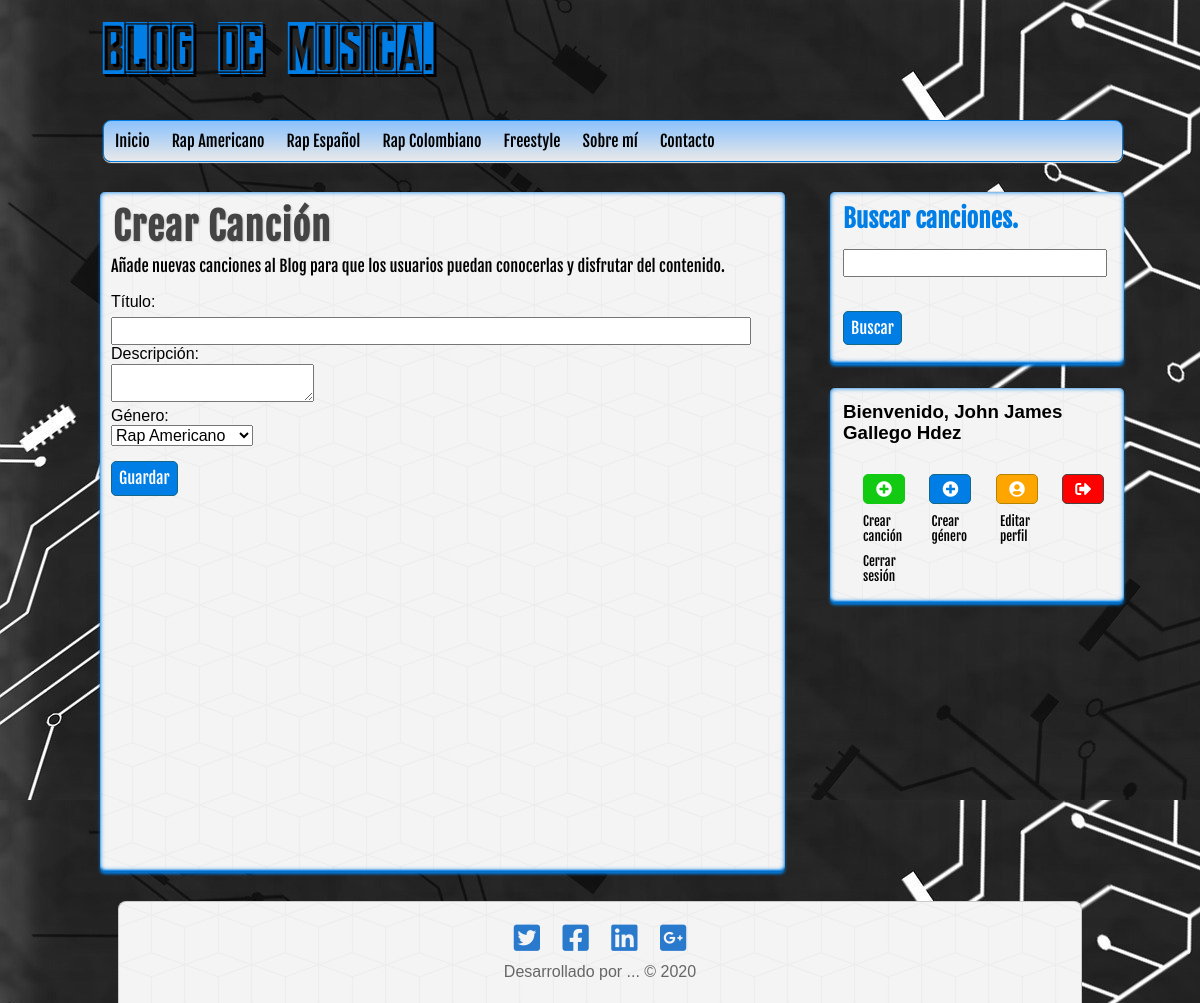
The app's page /crear-canciones.php (signed in) with its own data.
### tables this page shows
CREATE TABLE IF NOT EXISTS `categorias` (
  `id` int(11) NOT NULL AUTO_INCREMENT,
  `nombre` varchar(100) DEFAULT NULL,
  PRIMARY KEY (`id`)
);

### includes/helpers.php (called while the page is built, shortened)
<?php
function mostrarCategorias($conexion){
    $sql = "SELECT * FROM categorias ORDER BY id ASC";
    $categorias = mysqli_query($conexion, $sql);
    $resultado = array();
    if ( $categorias && mysqli_num_rows($categorias) >= 1 ) {
        $resultado = $categorias;
    }
    return $resultado;
}
?>

### src/crear-canciones.php (the view, shortened to what this page needs)
<?php
require_once '../includes/cabecera.php';
require_once '../includes/lateral.php';
?>
<div id = "principal">
    <h1>Crear Canción</h1>
    <p>Añade nuevas canciones al Blog para que los usuarios puedan conocerlas y disfrutar del contenido.</p><br>
    <form action="guardar-cancion.php" method="POST">
        <label for="titulo">Título:</label>
        <input type="text" name="titulo">
        <label for="descripcion">Descripción:</label>
        <textarea name="descripcion"></textarea>
        <label for="categoria">Género:</label>
        <select name="categoria" >
            <?php $categorias = mostrarCategorias($db);
                    if ( !empty($categorias) ):
                        while ( $categoria = mysqli_fetch_assoc($categorias)):
            ?>
                <option value="<?=$categoria['id']?>">
                    <?=$categoria['nombre']?>
                </option>
            <?php
                        endwhile;
                    endif;
            ?>
        </select>
        <input type="submit" value="Guardar">
    </form>
</div>
<?php require_once '../includes/pie.php';?>

### includes/cabecera.php (shortened to what this page needs)
<?php
require_once 'conexion.php';
require_once 'helpers.php';
?>
<!DOCTYPE html>
<html lang="es">
    <head>
        <link rel="stylesheet" href="https://use.fontawesome.com/releases/v5.8.1/css/all.css">
        <link rel="stylesheet" type="text/css" href="../assets/css/style.css">
        <link rel="stylesheet" type="text/css" href="../assets/css/normalize.css">
    </head>
    <body>
        <header id = "cabecera">
            <div id = "logo">
                <a href="index.php">
                    Blog de Musica.
                </a>
            </div>
            <nav id = "menu">
                <ul>
                    <li>
                        <a href="index.php">Inicio</a>
                    </li>
                    <?php
                        $categorias = mostrarCategorias($db);
                        if( !empty($categorias) ):
                            while ( $categoria = mysqli_fetch_assoc($categorias)):
                    ?>
                            <li>
                                <a href="../src/genero.php?id=<?= $categoria['id']?>"><?= $categoria['nombre']?></a>
                            </li>
                    <?php
                            endwhile;
                        endif;
                    ?>
                    <li>
                        <a href="index.php">Sobre mí</a>
                    </li>
                    <li>
                        <a href="index.php">Contacto</a>
                    </li>
                </ul>
            </nav>
        </header>
        <div id = "contenedor">

### assets/css/style.css (style rules this page uses)
* { margin: 0px; padding: 0px; font-family: sans-serif, Helvetica, Arial; text-decoration: none; }
body { background: url(../img/image.jpg); }
#cabecera { width: 85%; height: auto; background: transparent; margin: 0px auto; margin-left: 103px; }
#logo { float: left; width: 540px; height: 120px; }
#logo a { font-family: 'fajala', Helvetica; font-size: 65px; letter-spacing: 2px; color: #007ee5; text-shadow: 0px 0px 0px black, 3px 3px 0px black, 2px 2px 0px black; transition: all 700ms; line-height: 110px; }
#menu { clear: both; width: auto; height: 40px; background: linear-gradient(to bottom, #8ac1fc 0px, #e9e9e9 100%); border: 1px solid #007ee5; border-radius: 8px; box-shadow: 0px 1px 1px #e9e9e9; overflow: hidden; }
#menu ul { list-style: none; }
#menu ul li { float: left; line-height: 40px; }
#menu ul li a { display: block; padding-left: 11px; padding-right: 11px; font-size: 16px; font-family: 'fuente'; color: black; }
#contenedor { width: 85%; height: auto; margin: 0px auto; margin-top:30px; margin-bottom: 30px; }
label, input[type='text'], input[type='email'], input[type='password'] { display: block; width: 95%; }
input[type='text'], input[type='email'], input[type='password'] { margin-top: 5px; padding: 3px; }
input[type='submit'], input[type='button'],.boton { margin-top: 15px; margin-bottom: 5px; display: block; border-radius: 5px; color: white; background: #007ee5; border: 1px solid #156785; cursor: pointer; padding: 7px; font-family: 'fuente'; }
#principal { float: left; width: 65%; min-height: 657px; background: url(../img/cubes.png); border-radius: 5px; box-shadow: 0px 0px 1px black,0px 3px 3px #007ee5, 0px 0px 5px #007ee5 inset, 0px -1px 2px #007ee5 inset; margin-left: 10px; padding: 11px; overflow: hidden; }
#principal h1 { font-size: 38px; color: #444; letter-spacing: 1px; text-shadow: 1px 1px 2px #ccc; font-family: 'fuente'; margin: 2px; }
#principal p { margin-top: 8px; font-family: 'fuente'; }

### records on screen
categorias: nombre "Rap Americano"
categorias: nombre "Rap Español"
categorias: nombre "Rap Colombiano"
categorias: nombre "Freestyle"

### other values on screen
$_SESSION['usuario']['nombre'] "John James"
$_SESSION['usuario']['apellidos'] "Gallego Hdez"
form field categoria "Rap Americano"
